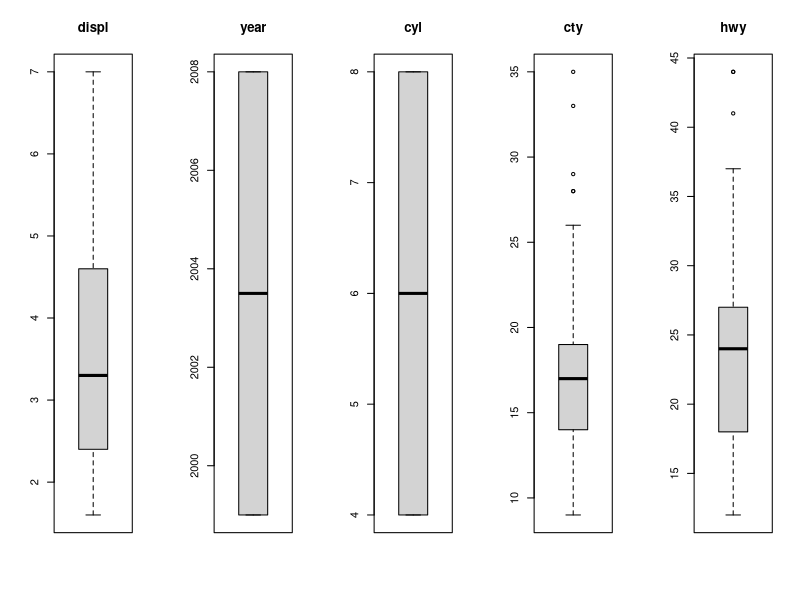
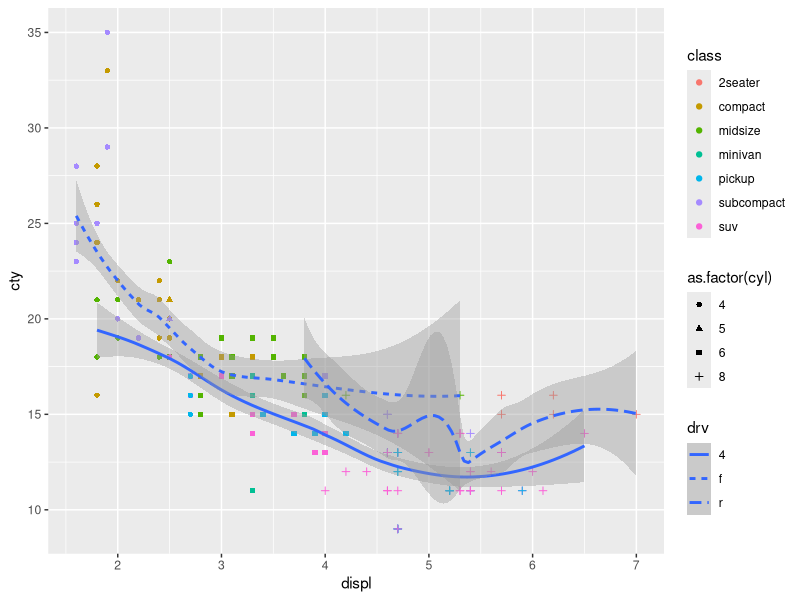
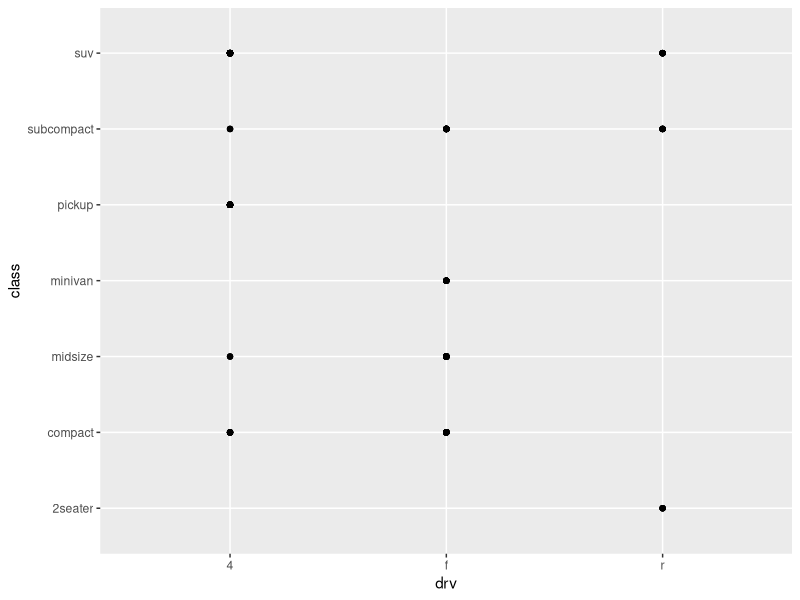
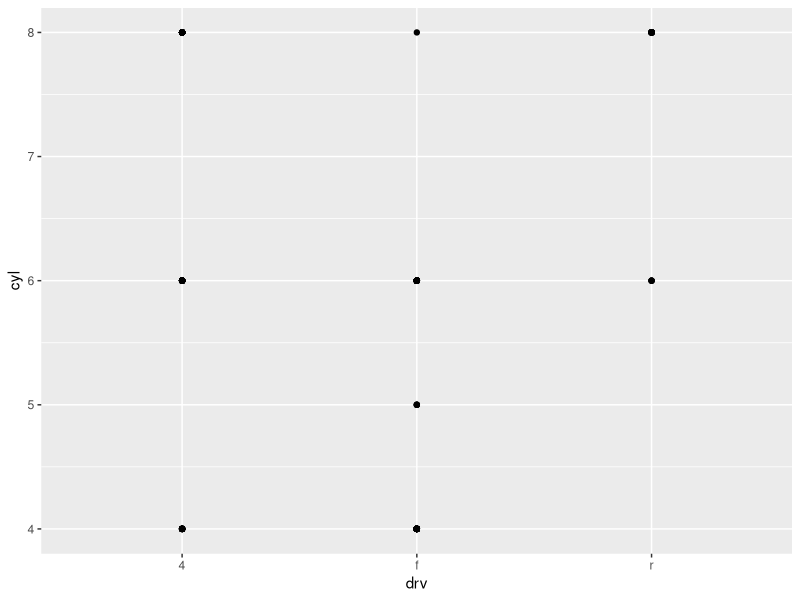
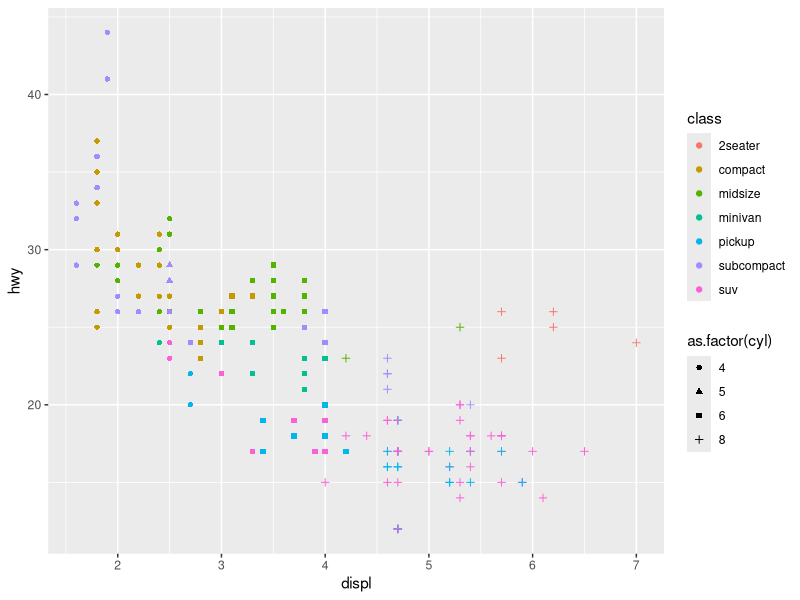
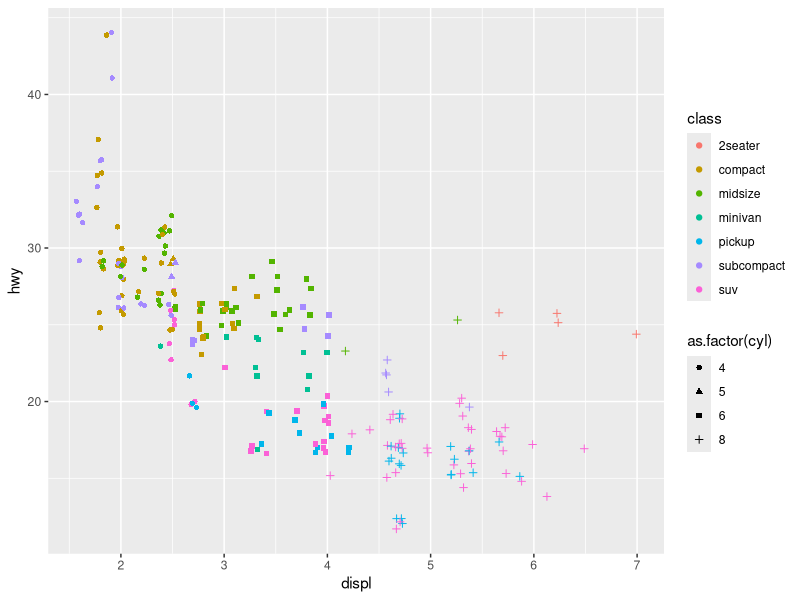
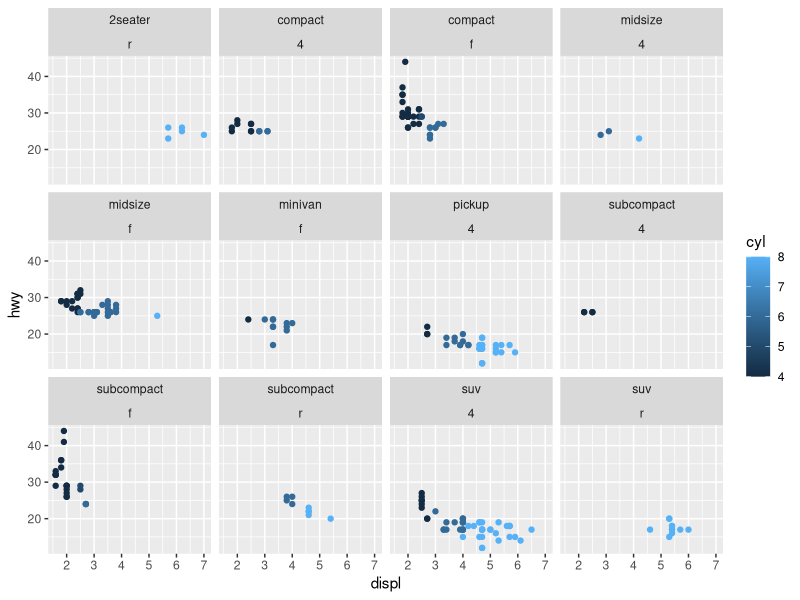
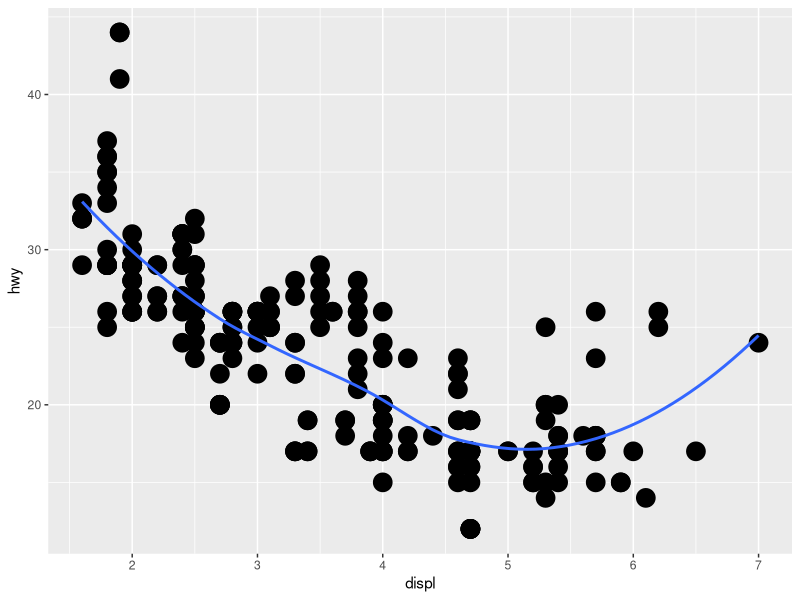

Write the R code that produced these figures, in order.
library(tidyverse)

view(mpg)

na_count <- vector(mode='integer',length=ncol(mpg))
for(i in ncol(mpg)){
  na_count[i] <- sum(is.na(mpg[,i]))
}
print(na_count)

str(mpg)
summary(mpg)
head(mpg,6)


par(mfrow=c(1,5))
boxplot(mpg["displ"],main=names(mpg["displ"]))
boxplot(mpg["year"],main=names(mpg["year"]))
boxplot(mpg["cyl"],main=names(mpg["cyl"]))
boxplot(mpg["cty"],main=names(mpg["cty"]))
boxplot(mpg["hwy"],main=names(mpg["hwy"]))

# Correlation between engine power and city miles per gallon 
# classified by class of the car.
# Added the geometric smooth curve also.
# There will be 62 missing values when class is classified using shape because
# only 6 shapes can be represented by default and all of the 7th category's entries will be discarded.
ggplot(mpg, aes(x=displ,y=cty)) +
  geom_point(aes(color=class,shape=as.factor(cyl))) +
  geom_smooth(aes(linetype=drv))

# Correlation between drive type and class of the car
ggplot(mpg) +
  geom_point(aes(x=drv, y=class))

# Correlation between drive type and number of cylinders
ggplot(mpg) +
  geom_point(aes(x=drv, y=cyl))

# Correlation between engine power and highway miles per gallon
# classified by number of cylinders. Plotted this to see the trend and outliers in the trend
ggplot(mpg) +
  geom_point(aes(x=displ,y=hwy,color=class,shape=as.factor(cyl)))
ggplot(mpg) +
  geom_point(aes(x=displ,y=hwy,color=class,shape=as.factor(cyl)), position="jitter")

# Correlation between engine power and highway miles per gallon
# classified by class of the car, number of cylinders and drive type.
ggplot(mpg) +
  geom_point(aes(x=displ,y=hwy,color=cyl)) +
  #facet_wrap(.~ class)
  facet_wrap(class ~ drv)


# Testing out different plots of correlation between displ, hwy and drv

ggplot(mpg, aes(x=displ,y=hwy)) +
  geom_point(size=6) +
  geom_smooth(se=FALSE)

ggplot(mpg, aes(x=displ,y=hwy)) +
  geom_point(size=5) +
  geom_smooth(data=filter(mpg,drv==4),se=FALSE) +
  geom_smooth(data=filter(mpg,drv=='r'),se=FALSE) +
  geom_smooth(data=filter(mpg,drv=='f'),se=FALSE) 

ggplot(mpg, aes(x=displ,y=hwy,color=drv)) +
  geom_point(size=5) 
  #geom_smooth(data=filter(mpg,drv=='r'),se=FALSE) 
  #geom_smooth(data=filter(mpg,drv==4),se=FALSE) +
  #geom_smooth(data=filter(mpg,drv=='f'),se=FALSE) 
